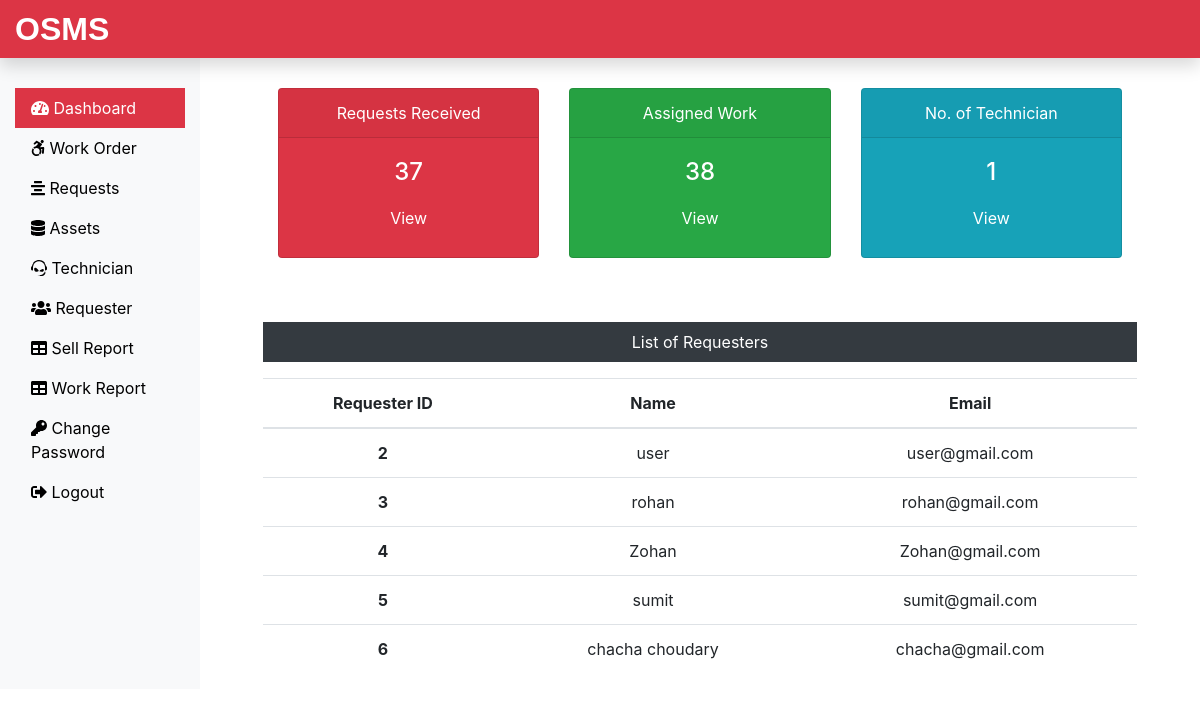
/admin/dashboard.php (signed in), run on the app's committed database.
### tables this page shows
CREATE TABLE IF NOT EXISTS `requesterlogin_tb` (
  `r_login_id` int(11) NOT NULL AUTO_INCREMENT,
  `r_name` varchar(60) NOT NULL,
  `r_email` varchar(60) NOT NULL,
  `r_password` varchar(60) NOT NULL,
  PRIMARY KEY (`r_login_id`)
);

### admin/dashboard.php (the view, shortened to what this page needs)
<?php
include('includes/header.php');
include('../dbConnection.php');
  $sql = "SELECT max(request_id) FROM submitrequest_tb";
 $result = $conn->query($sql);
 $row = mysqli_fetch_row($result);
 $submitrequest = $row[0];
 $sql = "SELECT max(request_id) FROM assignwork_tb";
 $result = $conn->query($sql);
 $row = mysqli_fetch_row($result);
 $assignwork = $row[0];
 $sql = "SELECT * FROM technician_tb";
 $result = $conn->query($sql);
 $totaltech = $result->num_rows;
?>
 <div class="col-sm-9 col-md-10">
  <div class="row mx-5 text-center">
    <div class="col-sm-4 mt-5">
      <div class="card text-white bg-danger mb-3" style="max-width: 18rem;">
        <div class="card-header">Requests Received</div>
        <div class="card-body">
          <h4 class="card-title">
            <?php echo $submitrequest; ?>
          </h4>
          <a class="btn text-white" href="request.php">View</a>
        </div>
      </div>
    </div>
    <div class="col-sm-4 mt-5">
      <div class="card text-white bg-success mb-3" style="max-width: 18rem;">
        <div class="card-header">Assigned Work</div>
        <div class="card-body">
          <h4 class="card-title">
            <?php echo $assignwork; ?>
          </h4>
          <a class="btn text-white" href="work.php">View</a>
        </div>
      </div>
    </div>
    <div class="col-sm-4 mt-5">
      <div class="card text-white bg-info mb-3" style="max-width: 18rem;">
        <div class="card-header">No. of Technician</div>
        <div class="card-body">
          <h4 class="card-title">
            <?php echo $totaltech; ?>
          </h4>
          <a class="btn text-white" href="technician.php">View</a>
        </div>
      </div>
    </div>
  </div>
  <div class="mx-5 mt-5 text-center">
    <p class=" bg-dark text-white p-2">List of Requesters</p>
    <?php
    $sql = "SELECT * FROM requesterlogin_tb";
    $result = $conn->query($sql);
    if($result->num_rows > 0){
 echo '<table class="table">
  <thead>
   <tr>
    <th scope="col">Requester ID</th>
    <th scope="col">Name</th>
    <th scope="col">Email</th>
   </tr>
  </thead>
  <tbody>';
  while($row = $result->fetch_assoc()){
   echo '<tr>';
    echo '<th scope="row">'.$row["r_login_id"].'</th>';
    echo '<td>'. $row["r_name"].'</td>';
    echo '<td>'.$row["r_email"].'</td>';
  }
 echo '</tbody>
 </table>';
} else {
  echo "0 Result";
}
?>
  </div>
</div>
<?php include('includes/footer.php');
?>

### admin/includes/header.php (shortened to what this page needs)
<!DOCTYPE html>
<html lang="en">
<head>
 <link rel="stylesheet" href="../css/bootstrap.min.css">
 <link rel="stylesheet" href="../css/all.min.css">
 <link rel="stylesheet" href="../css/custom.css">
</head>
<body>
 <nav class="navbar navbar-dark fixed-top bg-danger p-0 shadow">
  <a class="navbar-brand col-sm-3 col-md-2 mr-0" href="dashboard.php">OSMS</a>
 </nav>
 <div class="container-fluid mb-5" style="margin-top:40px;">
  <div class="row">
   <nav class="col-sm-3 col-md-2 bg-light sidebar py-5 d-print-none">
    <div class="sidebar-sticky">
     <ul class="nav flex-column">
      <li class="nav-item">
       <a class="nav-link <?php if(PAGE == 'dashboard') { echo 'active'; } ?> " href="dashboard.php">
        <i class="fas fa-tachometer-alt"></i>
        Dashboard
       </a>
      </li>
      <li class="nav-item">
       <a class="nav-link <?php if(PAGE == 'work') { echo 'active'; } ?>" href="work.php">
        <i class="fab fa-accessible-icon"></i>
        Work Order
       </a>
      </li>
      <li class="nav-item">
       <a class="nav-link <?php if(PAGE == 'request') { echo 'active'; } ?>" href="request.php">
        <i class="fas fa-align-center"></i>
        Requests
       </a>
      </li>
      <li class="nav-item">
       <a class="nav-link <?php if(PAGE == 'assets') { echo 'active'; } ?>" href="assets.php">
        <i class="fas fa-database"></i>
        Assets
       </a>
      </li>
      <li class="nav-item">
       <a class="nav-link <?php if(PAGE == 'technician') { echo 'active'; } ?>" href="technician.php">
        <i class="fab fa-teamspeak"></i>
        Technician
       </a>
      </li>
      <li class="nav-item">
       <a class="nav-link <?php if(PAGE == 'requesters') { echo 'active'; } ?>" href="requester.php">
        <i class="fas fa-users"></i>
        Requester
       </a>
      </li>
      <li class="nav-item">
       <a class="nav-link <?php if(PAGE == 'sellreport') { echo 'active'; } ?>" href="sellproductreport.php">
        <i class="fas fa-table"></i>
        Sell Report
       </a>
      </li>
      <li class="nav-item">
       <a class="nav-link <?php if(PAGE == 'workreport') { echo 'active'; } ?>" href="workreport.php">
        <i class="fas fa-table"></i>
        Work Report
       </a>
      </li>
      <li class="nav-item">
       <a class="nav-link <?php if(PAGE == 'changepass') { echo 'active'; } ?>" href="changepass.php">
        <i class="fas fa-key"></i>
        Change Password
       </a>
      </li>
      <li class="nav-item">
       <a class="nav-link" href="../logout.php">
        <i class="fas fa-sign-out-alt"></i>
        Logout
       </a>
      </li>
     </ul>
    </div>
   </nav>

### admin/includes/footer.php (shortened to what this page needs)
</div>
</div>
 </body>
</html>

### css/custom.css (style rules this page uses)
.navbar-brand { font-family: 'Ubuntu', sans-serif; font-size:2em; font-weight:bold; }
a { color: black; }
.active { color: white; background-color: #DC3545; }

### data on the page
requesterlogin_tb: r_login_id "2", r_name "user", r_email "user@gmail.com"
requesterlogin_tb: r_login_id "3", r_name "rohan", r_email "rohan@gmail.com"
requesterlogin_tb: r_login_id "4", r_name "Zohan", r_email "Zohan@gmail.com"
requesterlogin_tb: r_login_id "5", r_name "sumit", r_email "sumit@gmail.com"
requesterlogin_tb: r_login_id "6", r_name "chacha choudary", r_email "chacha@gmail.com"

### other printed values
$submitrequest "37"
$assignwork "38"
$totaltech "1"
